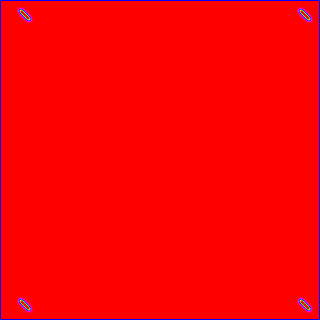
Frame 1 (no input)
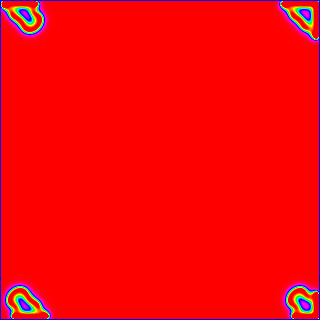
Frame 60 (the mouse pressed at the canvas centre just before this capture)
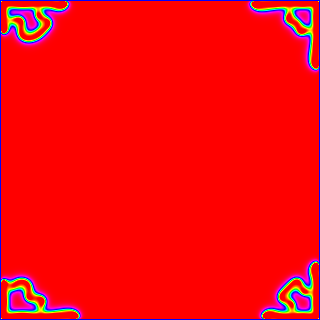
Frame 120 (the mouse held since frame 60 and released just before this capture)

The Processing sketch that drew these frames (run headless with seeded random() and noise(); from frame 60 on, the mouse is pressed at the canvas centre):

// Processing sketch: reaction_diffusion
// ── reaction_diffusion.pde
float dA = 1.0;
float dB = 0.5;
float feed = 0.055;
float k = 0.062;

Cell[][] grid;
Cell[][] prev;

void setup() {
	size(320, 320);
	
	colorMode(HSB, 100);
	
	grid = new Cell[height][width];
	prev = new Cell[height][width];
	
	for(int y = 0; y < height; y++) {
		for(int x = 0; x < height; x++) {
			float a = 1;
			float b = 0;
			
			grid[ y ][ x ] = new Cell(a, b);
			prev[ y ][ x ] = new Cell(a, b);
		}
	}
	
	float a = 1;
	float b = 1;
	
	for(int n = 0; n < 10; n++) {
		// top left
		grid[ (10 + n) ][ (20 + n) ] = new Cell(a, b);
		prev[ (10 + n) ][ (20 + n) ] = new Cell(a, b);
		
		// top right
		grid[ ((width - 20) + n) ][ (20 + n) ] = new Cell(a, b);
		prev[ ((width - 20) + n) ][ (20 + n) ] = new Cell(a, b);
		
		// bottom left
		grid[ (10 + n) ][ ((height - 20) + n) ] = new Cell(a, b);
		prev[ (10 + n) ][ ((height - 20) + n) ] = new Cell(a, b);
		
		// bottom right
		grid[ ((width - 20) + n) ][ ((height - 20) + n) ] = new Cell(a, b);
		prev[ ((width - 20) + n) ][ ((height - 20) + n) ] = new Cell(a, b);
	}
	
	/*for(int n = 0; n < 25; n++) {
		int startx = int(random(20, (width - 20)));
		int starty = int(random(20, (height - 20)));
		
		for(int y = starty; y < starty + 10; y++) {
			for(int x = startx; x < startx + 10; x++) {
				float a = 1;
				float b = 1;
				
				grid[ y ][ x ] = new Cell(a, b);
				prev[ y ][ x ] = new Cell(a, b);
			}
		}
	}*/
}

void draw() {
	background(255);
	
	println(frameRate);
	
	for(int i = 0; i < 10; i++) {
		update();
		swap();
	}
	
	loadPixels();
	
	for(int y = 1; y < (height - 1); y++) {
		for(int x = 1; x < (width - 1); x++) {
			Cell spot = grid[ y ][ x ];
			
			float a = spot.a;
			float b = spot.b;
			
			int pos = (x + (y * width));
			
			pixels[ pos ] = color((a - b) * 100, 100, 100);
		}
	}
	
	updatePixels();
	
	if(frameCount == 450) { save("preview.png"); }
}



void update() {
	for(int y = 1; y < (height - 1); y++) {
		for(int x = 1; x < (width - 1); x++) {
			Cell spot = prev[ y ][ x ];
			Cell newspot = grid[ y ][ x ];
			
			float a = spot.a;
			float b = spot.b;
			
			float laplaceA = 0;
			laplaceA += (a * -1);
			laplaceA += (prev[ y ][ (x + 1) ].a * 0.2);
			laplaceA += (prev[ y ][ (x - 1) ].a * 0.2);
			laplaceA += (prev[ (y + 1) ][ x ].a * 0.2);
			laplaceA += (prev[ (y - 1) ][ x ].a * 0.2);
			laplaceA += (prev[ (y - 1) ][ (x - 1) ].a * 0.05);
			laplaceA += (prev[ (y - 1) ][ (x + 1) ].a * 0.05);
			laplaceA += (prev[ (y + 1) ][ (x - 1) ].a * 0.05);
			laplaceA += (prev[ (y + 1) ][ (x + 1) ].a * 0.05);
			
			float laplaceB = 0;
			laplaceB += (b * -1);
			laplaceB += (prev[ y ][ (x + 1) ].b * 0.2);
			laplaceB += (prev[ y ][ (x - 1) ].b * 0.2);
			laplaceB += (prev[ (y + 1) ][ x ].b * 0.2);
			laplaceB += (prev[ (y - 1) ][ x ].b * 0.2);
			laplaceB += (prev[ (y - 1) ][ (x - 1) ].b * 0.05);
			laplaceB += (prev[ (y - 1) ][ (x + 1) ].b * 0.05);
			laplaceB += (prev[ (y + 1) ][ (x - 1) ].b * 0.05);
			laplaceB += (prev[ (y + 1) ][ (x + 1) ].b * 0.05);
			
			//newspot.a = (a + (((dA * laplaceA) - (a * b * b) + (feed * (1 - a))) * 1));
			//newspot.b = (b + (((dB * laplaceB) - (a * b * b) + ((k + feed) * b)) * 1));
			newspot.a = a + (dA*laplaceA - a*b*b + feed*(1-a))*1;
			newspot.b = b + (dB*laplaceB + a*b*b - (k+feed)*b)*1;
			
			newspot.a = constrain(newspot.a, 0, 1);
			newspot.b = constrain(newspot.b, 0, 1);
		}
	}
}

void swap() {
	Cell[][] temp = prev;
	prev = grid;
	grid = temp;
}
// ── Cell.pde
class Cell {
	float a;
	float b;
	
	Cell(float a_, float b_) {
		a = a_;
		b = b_;
	}
}
